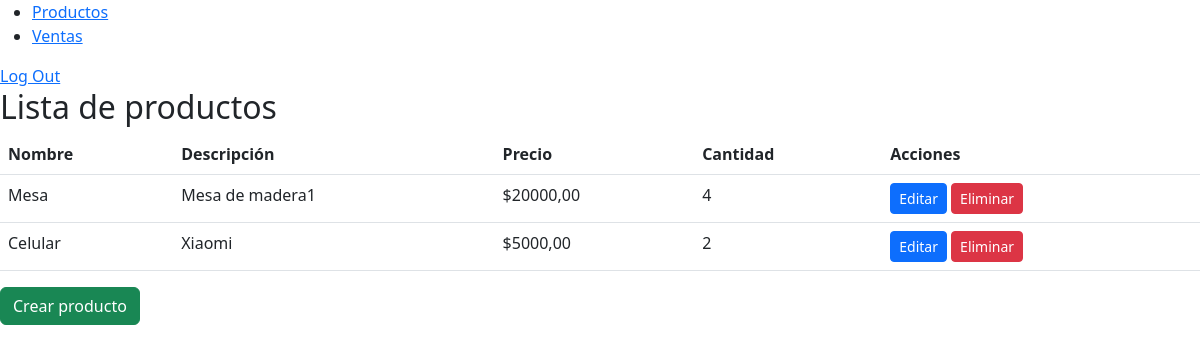
/reporte_existencias/ (signed in), run on the app's committed database.
### Inventario/models.py (models this page shows, shortened)
class Producto(models.Model):
    nombre = models.CharField(max_length=100)
    descripcion = models.TextField()
    precio = models.DecimalField(max_digits=8, decimal_places=2)
    cantidad = models.IntegerField()

### Inventario/views.py (the view)
# urls.py: path('reporte_existencias/', views.reporte_existencias, name='reporte_existencias'),
@login_required
def reporte_existencias(request):
    productos = Producto.objects.all()
    return render(request, 'Inventario/reporte_existencias.html', {'productos': productos})

### Inventario/templates/Inventario/reporte_existencias.html
{% extends 'Inventario/base.html' %}
{% block content %}
  <h2>Lista de productos</h2>
  <table class="table table-hover">
    <thead>
      <tr>
        <th>Nombre</th>
        <th>Descripción</th>
        <th>Precio</th>
        <th>Cantidad</th>
        <th>Acciones</th>
      </tr>
    </thead>
    <tbody>
      {% for producto in productos %}
      <tr>
        <td>{{ producto.nombre }}</td>
        <td>{{ producto.descripcion }}</td>
        <td>${{ producto.precio }}</td>
        <td>{{ producto.cantidad }}</td>
        <td>
          <a href="{% url 'editar_producto' producto.id %}" class="btn btn-sm btn-primary">Editar</a>
          <a href="{% url 'eliminar_producto' producto.id %}" class="btn btn-sm btn-danger">Eliminar</a>
        </td>
      </tr>
      {% empty %}
      <tr>
        <td colspan="5">No hay productos registrados.</td>
      </tr>
      {% endfor %}
    </tbody>
  </table>
  <a href="{% url 'crear_producto' %}" class="btn btn-success">Crear producto</a>
{% endblock %}

### data on the page
Producto: nombre "Mesa", descripcion "Mesa de madera1", precio "20000,00", cantidad "4"
Producto: nombre "Celular", descripcion "Xiaomi", precio "5000,00", cantidad "2"
